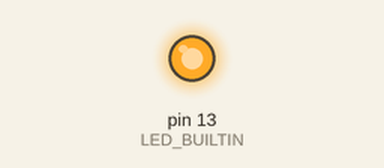
A program run on a simulated Arduino Uno, built with avr-gcc and run on an emulated ATmega328P. Shown: output pins drawn as LEDs (lit = HIGH).

Above: at 0.5 s.
At 4.5 s:
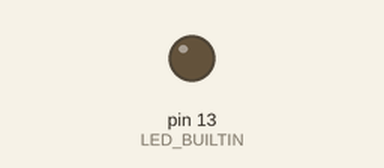
Timing chart, 0 to 6.5 s (numbered marks = the images above):
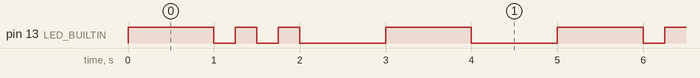

Measured:
- by itself, pin 13 (LED_BUILTIN): repeats every 5.0 s: 2 × (LOW 0.25 s, HIGH 0.25 s), 2 × (LOW 1.0 s, HIGH 1.0 s), until it stays LOW from 24.0 s
- by itself, everything shown: repeats every 5.0 s, in 8 steps

The program:

main.cpp
```cpp
/*
Author: Michael Martin
This is a simple blink program for the arduino board
Will run a specified pattern five times.
*/
#include <Arduino.h>

int i = 0;

void setup() {
  // put your setup code here, to run once:
  pinMode(LED_BUILTIN, OUTPUT);
}

void loop() {
if(i < 5){
  // long on
  digitalWrite(LED_BUILTIN, HIGH);
  delay(1000);
  // short off
  digitalWrite(LED_BUILTIN, LOW);
  delay(250);
  // short on
  digitalWrite(LED_BUILTIN, HIGH);
  delay(250);
  // short off
  digitalWrite(LED_BUILTIN, LOW);
  delay(250);
  // short on
  digitalWrite(LED_BUILTIN, HIGH);
  delay(250);
  // long off
  digitalWrite(LED_BUILTIN, LOW);
  delay(1000);
  // long on
  digitalWrite(LED_BUILTIN, HIGH);
  delay(1000);
  // long off
  digitalWrite(LED_BUILTIN, LOW);
  delay(1000);

  i = i +1;
}

}
```
